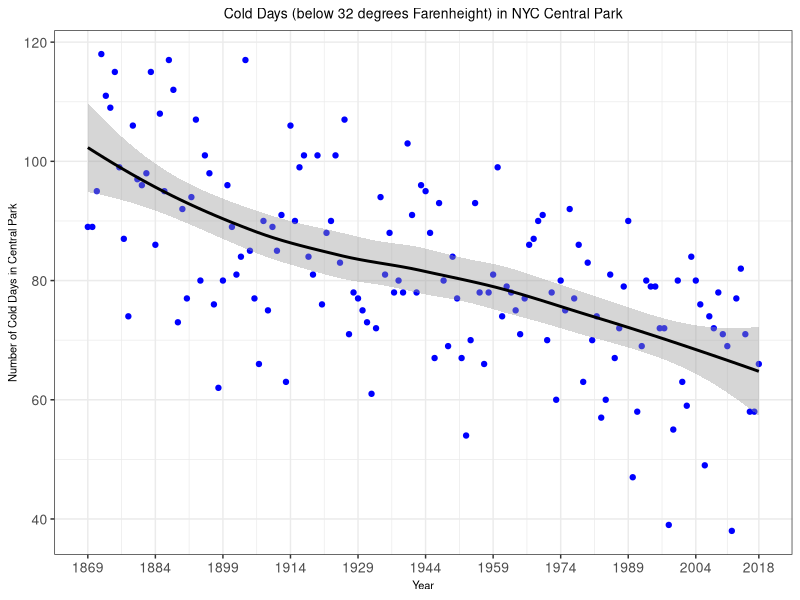

Here is the R script that generated this plot:
## ---- chunk 1
knitr::opts_chunk$set(echo = TRUE)
library(readr)
library(readxl)
library(tidyverse)
library(dplyr)
library(haven)
## ---- chunk 2
setwd("C:/Users/hussainsarfraz/Desktop/DATA 210")
genforward_2017 <-  read_sav('genforward sept 2017.sav')
genforward_2017_tidy <- genforward_2017
## ---- chunk 3
############################################## long data testing

#method 1: not long data since GenF_ID is not repeated and shows FALSE
#genforward_2017[1,]==genforward_2017[2,]

#method 2: not long data since all values in GenF_ID appear once. 
#sort(table(genforward_2017$GenF_ID),decreasing=T)
## ---- chunk 4
############################################## making all column names lowercase
names(genforward_2017_tidy) <- tolower(names(genforward_2017_tidy))
## ---- chunk 5
############################################## giving variables more descriptive names
genforward_2017_tidy <- rename(genforward_2017_tidy,
                               candidate.vote = q0)
## ---- chunk 6
############################################## sub "_" in col names to "."
names(genforward_2017_tidy) <- gsub("_",".",names(genforward_2017_tidy))
## ---- chunk 7
############################################## summary() to see each variable type
#summary(genforward_2017_tidy)

#string columns (all other columns are numeric)
#device, state, timezone, 
## ---- chunk 8
####################################### seeing if stings don't have unnecessary spaces
table(nchar(genforward_2017_tidy$state))
## ---- chunk 9
#################################### understanding what numbers in the 'q1' column mean
#attributes(genforward_2017_tidy$q1)

###################### replacing some values to NA and then testing to see if it worked
#77=DON'T KNOW | 98=SKIPPED ON WEB | 99=refused

genforward_2017_tidy$q1[genforward_2017_tidy$q1 %in% c(77,98,99)] <- NA
#table(genforward_2017_tidy$q1) #checking to see if values are replaced
## ---- chunk 10
####################################### checking is rows total respondents are correct
#nrow(genforward_2017)
nrow(genforward_2017_tidy)

############################################## getting answer
nrow(subset(genforward_2017_tidy, q1==1 | q1==2))/nrow(genforward_2017_tidy)*100
## ---- chunk 11
respondent.percent <- prop.table(table(genforward_2017$Q1))*100 
respondent.percent[1]+respondent.percent[2]
## ---- chunk 12
##attributes(genforward_2017$Q1)
#Strongly approve = 1 | Somewhat approve = 2
#Somewhat disapprove = 4 | Strongly disapprove = 5

##attributes(genforward_2017$gender)
# male = 1 | female = 2

##attributes(genforward_2017$PartyID7)
# “Lean Republican”, “Moderate Republican”, or “Strong Republican” 5,6,7
## ---- chunk 13
############################################## getting answer for male trump approval
male.trump.approval <- genforward_2017_tidy %>%
  filter(q1==1|q1==2 &
         gender==1 &
         partyid7==5|partyid7==6|partyid7==7) %>%
  nrow()

male.trump.approval/nrow(genforward_2017_tidy)*100

############################################## getting answer for female trump approval
female.trump.approval <- genforward_2017_tidy %>%
  filter(q1==1|q1==2 &
           gender==2 &
           partyid7==5|partyid7==6|partyid7==7) %>%
  nrow()

female.trump.approval/nrow(genforward_2017_tidy)*100

########################################### getting answer for male trump dis-approval
male.trump.disapproval <- genforward_2017_tidy %>%
  filter(q1==4|q1==5 &
           gender==1 &
           partyid7==5|partyid7==6|partyid7==7) %>%
  nrow()

male.trump.disapproval/nrow(genforward_2017_tidy)*100

############################################## getting answer for female trump dis-approval
female.trump.disapproval <- genforward_2017_tidy %>%
  filter(q1==4|q1==5 &
           gender==2 &
           partyid7==5|partyid7==6|partyid7==7) %>%
  nrow()

female.trump.disapproval/nrow(genforward_2017_tidy)*100
## ---- chunk 14
############################################## checking if assigned question is same
# attributes(genforward_2017_tidy$q13.1)
# attributes(genforward_2017_tidy$q13.2)

############################################## going from wide->long
genforward_2017_tidy <- gather(genforward_2017_tidy,
       key = 'important.issue.topic',
       value = 'important.issue.value',
       paste0('q13.',1:22)) 

########################################## only zero and ones in column no other value
#unique(genforward_2017_tidy$important.issue.value)

############################################## removing zero in column
genforward_2017_tidy <- genforward_2017_tidy[!(genforward_2017_tidy$important.issue.value == 0) , ]

############################################## removing important.issue.value column
genforward_2017_tidy$important.issue.value <- NULL

############################################## replacing some values to NA and then testing to see if it worked
#77=DON'T KNOW | 98=SKIPPED ON WEB | 99=refused
genforward_2017_tidy$candidate.vote[genforward_2017_tidy$candidate.vote %in% c(77,98,99)] <- NA
## ---- chunk 15
############################################## seeing what number represents trump
#unique(genforward_2017_tidy$candidate.vote)

############################################## creating trump only dataset
trump.vote.only <- subset(genforward_2017_tidy, candidate.vote == 2)

############################################## total no. of trump voters
nrow(trump.vote.only)
## ---- chunk 16
############################################## seeing two most important issue
sort(table(trump.vote.only$important.issue.topic),decreasing = T)

attributes(genforward_2017$Q13_21)
attributes(genforward_2017$Q13_6)

#[Terrorism and homeland security]       [Health care]
# q13.21                             and q13.6
#    43                                   25
## ---- chunk 17
############################################## answer
43/nrow(trump.vote.only)*100 # 18.22034 <- Terrorism and homeland security
25/nrow(trump.vote.only)*100 # 10.59322 <- Health Care
(43+25)/nrow(trump.vote.only)*100 # 28.81356
## ---- chunk 18
############################################## creating clinton only dataset
clinton.vote.only <- subset(genforward_2017_tidy, candidate.vote == 1)

############################################## total no. of clinton voters
nrow(clinton.vote.only)

############################################## seeing two most important issue
nrow(subset(clinton.vote.only, important.issue.topic=='q13.21'))/nrow(clinton.vote.only)*100

nrow(subset(clinton.vote.only, important.issue.topic=='q13.6'))/nrow(clinton.vote.only)*100

nrow(subset(clinton.vote.only, important.issue.topic=='q13.21'|important.issue.topic=='q13.6'))/nrow(clinton.vote.only)*100 # both issue percentage total
## ---- chunk 19
#attributes(genforward_2017$gender)
############################### seeing three most important issue for women over 30
women.over.30 <- subset(genforward_2017_tidy, age > 30 & gender==2)

sort(table(women.over.30$important.issue.topic),decreasing = T)

#[Health care]            [Racism]          [Terrorism and homeland security]
# q13.6                    q13.14             q13.21
#    28                    26                 19

# attributes(genforward_2017$Q13_6)
# attributes(genforward_2017$Q13_14)
# attributes(genforward_2017$Q13_21)
############################### seeing three most important issue for women 30 or under
women.under.30 <- subset(genforward_2017_tidy, age <= 30 & gender==2)

sort(table(women.under.30$important.issue.topic),decreasing = T)

#  [Racism]            [Health care]         [Environment and climate change]
#   q13.14                q13.6              q13.3
#    160                  98                 85

# attributes(genforward_2017$Q13_14)
# attributes(genforward_2017$Q13_6)
# attributes(genforward_2017$Q13_3)
## ---- chunk 20
nyc.temperature <-  read_csv('nyc-central-park-temps.csv')
nyc.temperature.tidy <- nyc.temperature
names(nyc.temperature.tidy) <- tolower(names(nyc.temperature.tidy))

nyc.temperature.tidy <- separate(nyc.temperature.tidy,
                            col='date',
                            into = c('year','month','day'),
                            sep = '-') 

day.total.temp <- nyc.temperature.tidy %>%
  group_by(year) %>%
  summarize(total.days = n()) %>%
  arrange(total.days)

365 - day.total.temp[1,2]
## ---- chunk 21
#difference between the highest and lowest temperature for each day
nyc.temperature.tidy <- nyc.temperature.tidy %>%
  mutate(temp.diff = tmax - tmin)
## ---- chunk 22
#what the average of this difference?
sum(nyc.temperature.tidy$temp.diff)/nrow(nyc.temperature.tidy) #14.73218
## ---- chunk 23
#Which day during this 150 year window had the biggest difference between the highest 
#and lowest temperature?

nyc.temperature.tidy %>%
  arrange(desc(temp.diff)) #the 28th of March in 1921 had the biggest temperature difference of 48 degrees Fahrenheit
## ---- chunk 24
nyc.temperature.tidy %>%
  group_by(day) %>%
  summarize(total.day.diff = sum(temp.diff)) %>%
  arrange(desc(total.day.diff)) # the first day of the month has the biggest difference between the highest and lowest temperature of 26889.
## ---- chunk 25
#Averaging across years, which month tends to have the highest average difference in daily high and low temperatures?
nyc.temperature.tidy %>% 
  group_by(.,year, month) %>% 
  summarize(diff.total = sum(temp.diff),
            day.total = n()) %>%
  mutate(average.diff = diff.total/day.total) %>%
  arrange(desc(average.diff)) # month of may has the highest ave. temp diff
## ---- chunk 26
nyc.precipitation <-  read_csv('nyc-central-park-precipitation.csv')
nyc.precipitation.tidy <- nyc.precipitation
names(nyc.precipitation.tidy) <- tolower(names(nyc.precipitation.tidy))

nyc.precipitation.tidy <- separate(nyc.precipitation.tidy,
         col='date',
         into = c('year','month','day'),
         sep = '-') 

#wanted to see what rows did not match between the two datasets
# anti_join(x = nyc.precipitation.tidy, 
#           y = nyc.temperature.tidy , 
#           by = c('year','month','day'))

nyc.temp.percip.merge <- merge(x = nyc.temperature.tidy, 
      y = nyc.precipitation.tidy, 
      by = c('year','month','day'),
      all = T)
## ---- chunk 27
#how many days in the past 150 years had a high temperature of at
#least 50 degrees and received at least 1 inch of snowfall.

  nyc.temp.percip.merge %>%
  filter(tmax>=50 & snow>=1) %>%
    nrow() #25 days
## ---- chunk 28
days.since.1869 <-  nyc.temp.percip.merge %>% 
    filter(year>=1869) %>%
  nrow()

percip.by.month <-  nyc.temp.percip.merge %>% 
    filter(prcp > 0 & year>=1869) %>%
    group_by(., month) %>% 
    summarize(percip.days = n()) 

#what percentage of days have had preciptation since 1869
sum(percip.by.month$percip.days)/days.since.1869*100#33.12708% days have precipitation since 1869

##################### to check if my count worked for lines 607-610
  # nyc.temp.percip.merge %>% 
  #   mutate(day.count = 1) %>% 
  #   filter(prcp > 0 & year>=1869) %>%
  #   group_by(., month) %>% 
  #   summarize(percip.days = sum(day.count))
## ---- chunk 29
# Which month tends to have the most rainy days in New York City?
arrange(percip.by.month,desc(percip.days)) #march has the most rainy days
#What percentage of days does it usually rain in this month?
percip.by.month[3,2]/days.since.1869*100#3.092031% 
## ---- chunk 30
#And which month tends to be the dryest (i.e. fewest days with precipitation)? 
#What percentage?
arrange(percip.by.month,percip.days) #september has the least rainy days/is dry
percip.by.month[9,2]/days.since.1869*100#2.296207% 
## ---- chunk 31
nyc.temp.percip.merge %>%
  filter(tmin <= 32 & year>=1869) %>%
  group_by(., year) %>%
  summarize(low.32temp.days = n()) %>%
  ggplot(mapping = aes(x=as.numeric(year),y=low.32temp.days)) +
  geom_point(color='blue') +
  geom_smooth(color='black') +
  xlab("Year") +
  ylab("Number of Cold Days in Central Park") +
  scale_x_continuous(breaks=c(1869,1884,1899,1914,1929,1944,1959,1974,1989,2004,2018)) +
  ggtitle("Cold Days (below 32 degrees Farenheight) in NYC Central Park") +
  theme_bw() +
  theme(plot.title = element_text(hjust = 0.5)) +
  theme(axis.text.x = element_text(size = 10),
        axis.text.y = element_text(size = 10),
        axis.title.x = element_text(size = 8),
        axis.title.y = element_text(size = 8),
        plot.title = element_text(size = 10))
